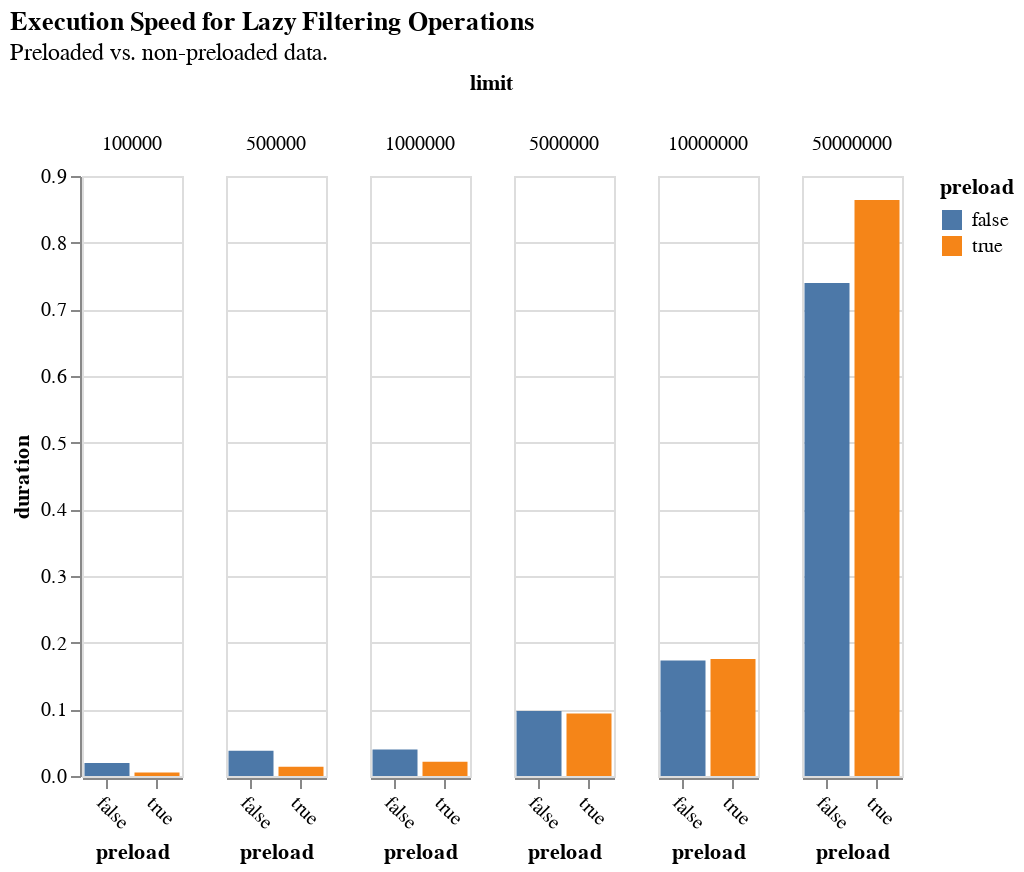

Notebook cell for this chart:
### Code cell
c = (
    df.filter(~pl.col("gpu") & ~pl.col("streaming"))
    .filter((pl.col("func") == "polars_filter") & pl.col("lazy"))
    .plot.bar(
        x=alt.X("preload", axis=alt.Axis(labelAngle=45)),
        y="duration",
        column="limit",
        color="preload",
    )
    .properties(
        width=50,
        title=alt.Title(
            "Execution Speed for Lazy Filtering Operations",
            subtitle="Preloaded vs. non-preloaded data. ",
        ),
    )
)
c.save(IMG_DIR / "pretty_boxplot_preloaded_vs_non_preloaded_filtering.png", dpi=200)
c

### Figure 1 — Vega-Lite specification as saved in the notebook (floating-point values rounded to 4 significant figures)
{"usermeta": {"embedOptions": {"theme": "carbong10"}}, "config": {"view": {"continuousWidth": 300, "continuousHeight": 300}}, "data": {"name": "data-1dcbfe483223dba70cea192137d0f91a"}, "mark": {"type": "bar"}, "encoding": {"color": {"field": "preload", "type": "nominal"}, "column": {"field": "limit", "type": "quantitative"}, "tooltip": [{"field": "preload", "type": "nominal"}, {"field": "duration", "type": "quantitative"}, {"field": "limit", "type": "quantitative"}, {"field": "preload", "type": "nominal"}], "x": {"axis": {"labelAngle": 45}, "field": "preload", "type": "nominal"}, "y": {"field": "duration", "type": "quantitative"}}, "params": [{"name": "param_7", "select": {"type": "interval", "encodings": ["x", "y"]}, "bind": "scales"}], "title": {"text": "Execution Speed for Lazy Filtering Operations", "subtitle": "Preloaded vs. non-preloaded data. "}, "width": 50, "$schema": "https://vega.github.io/schema/vega-lite/v5.20.1.json", "datasets": {"data-1dcbfe483223dba70cea192137d0f91a": [{"func": "polars_filter", "limit": 10000000, "gpu": false, "streaming": false, "lazy": true, "preload": true, "duration": 0.1755, "duration_raw": [0.1829, 0.1745, 0.1731, 0.1742, 0.1729]}, {"func": "polars_filter", "limit": 500000, "gpu": false, "streaming": false, "lazy": true, "preload": false, "duration": 0.03801, "duration_raw": [0.03259, 0.03179, 0.04606, 0.03394, 0.04569]}, {"func": "polars_filter", "limit": 50000000, "gpu": false, "streaming": false, "lazy": true, "preload": true, "duration": 0.8638, "duration_raw": [0.9076, 0.8529, 0.8633, 0.849, 0.8463]}, {"func": "polars_filter", "limit": 5000000, "gpu": false, "streaming": false, "lazy": true, "preload": true, "duration": 0.09392, "duration_raw": [0.0988, 0.08981, 0.08756, 0.1033, 0.0901]}, {"func": "polars_filter", "limit": 1000000, "gpu": false, "streaming": false, "lazy": true, "preload": false, "duration": 0.03973, "duration_raw": [0.04679, 0.04689, 0.03189, 0.03397, 0.03911]}, {"func": "polars_filter", "limit": 5000000, "gpu": false, "streaming": false, "lazy": true, "preload": false, "duration": 0.09757, "duration_raw": [0.09796, 0.09995, 0.09582, 0.0975, 0.09661]}, {"func": "polars_filter", "limit": 100000, "gpu": false, "streaming": false, "lazy": true, "preload": true, "duration": 0.005433, "duration_raw": [0.005545, 0.005594, 0.0056, 0.005369, 0.005054]}, {"func": "polars_filter", "limit": 100000, "gpu": false, "streaming": false, "lazy": true, "preload": false, "duration": 0.01948, "duration_raw": [0.0201, 0.01972, 0.01948, 0.01886, 0.01926]}, {"func": "polars_filter", "limit": 10000000, "gpu": false, "streaming": false, "lazy": true, "preload": false, "duration": 0.1733, "duration_raw": [0.1772, 0.1714, 0.1719, 0.1765, 0.1693]}, {"func": "polars_filter", "limit": 50000000, "gpu": false, "streaming": false, "lazy": true, "preload": false, "duration": 0.7394, "duration_raw": [0.7326, 0.725, 0.7241, 0.7369, 0.7783]}, {"func": "polars_filter", "limit": 1000000, "gpu": false, "streaming": false, "lazy": true, "preload": true, "duration": 0.02122, "duration_raw": [0.02249, 0.02061, 0.02065, 0.02031, 0.02202]}, {"func": "polars_filter", "limit": 500000, "gpu": false, "streaming": false, "lazy": true, "preload": true, "duration": 0.01392, "duration_raw": [0.01397, 0.014, 0.014, 0.01458, 0.01307]}]}}
